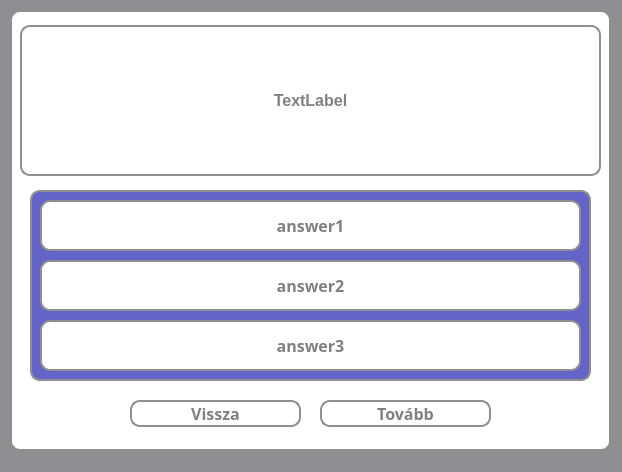
<?xml version="1.0" encoding="UTF-8"?>
<ui version="4.0">
 <class>learningGame</class>
 <widget class="QMainWindow" name="learningGame">
  <property name="geometry">
   <rect>
    <x>0</x>
    <y>0</y>
    <width>622</width>
    <height>472</height>
   </rect>
  </property>
  <property name="windowTitle">
   <string>Kvíz</string>
  </property>
  <property name="styleSheet">
   <string notr="true">* {
	background-color: #8f8f91;
}</string>
  </property>
  <widget class="QWidget" name="centralwidget">
   <widget class="QWidget" name="widget" native="true">
    <property name="geometry">
     <rect>
      <x>10</x>
      <y>10</y>
      <width>601</width>
      <height>441</height>
     </rect>
    </property>
    <property name="styleSheet">
     <string notr="true">* {
	background-color: white;
    border: 2px solid #8f8f91;
    border-radius: 10px;
    color: white;
    font-size: 16px;
    font-weight: bold;
}</string>
    </property>
    <widget class="QWidget" name="widget_2" native="true">
     <property name="geometry">
      <rect>
       <x>20</x>
       <y>180</y>
       <width>561</width>
       <height>191</height>
      </rect>
     </property>
     <property name="styleSheet">
      <string notr="true">* {
	background-color: rgb(100, 100, 200);
	border: 2px solid #8f8f91;
	border-radius: 10px;
	color: white;
	font-size: 16px;
	font-weight: bold;
}</string>
     </property>
     <widget class="QPushButton" name="answer1Button">
      <property name="geometry">
       <rect>
        <x>10</x>
        <y>10</y>
        <width>541</width>
        <height>51</height>
       </rect>
      </property>
      <property name="font">
       <font>
        <family>Corbel</family>
        <pointsize>-1</pointsize>
        <bold>true</bold>
       </font>
      </property>
      <property name="styleSheet">
       <string notr="true">* {
	background-color: white;
	color: grey;
}

*:hover {
	background-color: rgb(120, 120, 220);
	color: white;
}</string>
      </property>
      <property name="text">
       <string>answer1</string>
      </property>
      <property name="checkable">
       <bool>true</bool>
      </property>
     </widget>
     <widget class="QPushButton" name="answer3Button">
      <property name="geometry">
       <rect>
        <x>10</x>
        <y>130</y>
        <width>541</width>
        <height>51</height>
       </rect>
      </property>
      <property name="font">
       <font>
        <family>Corbel</family>
        <pointsize>-1</pointsize>
        <bold>true</bold>
       </font>
      </property>
      <property name="styleSheet">
       <string notr="true">* {
	background-color: white;
	color: grey;
}

*:hover {
	background-color: rgb(120, 120, 220);
	color: white;
}</string>
      </property>
      <property name="text">
       <string>answer3</string>
      </property>
      <property name="checkable">
       <bool>true</bool>
      </property>
     </widget>
     <widget class="QPushButton" name="answer2Button">
      <property name="geometry">
       <rect>
        <x>10</x>
        <y>70</y>
        <width>541</width>
        <height>51</height>
       </rect>
      </property>
      <property name="font">
       <font>
        <family>Corbel</family>
        <pointsize>-1</pointsize>
        <bold>true</bold>
       </font>
      </property>
      <property name="styleSheet">
       <string notr="true">* {
	background-color: white;
	color: grey;
}

*:hover {
	background-color: rgb(120, 120, 220);
	color: white;
}</string>
      </property>
      <property name="text">
       <string>answer2</string>
      </property>
      <property name="checkable">
       <bool>true</bool>
      </property>
     </widget>
    </widget>
    <widget class="QPushButton" name="backButton">
     <property name="geometry">
      <rect>
       <x>120</x>
       <y>390</y>
       <width>171</width>
       <height>27</height>
      </rect>
     </property>
     <property name="font">
      <font>
       <family>Corbel</family>
       <pointsize>-1</pointsize>
       <bold>true</bold>
      </font>
     </property>
     <property name="styleSheet">
      <string notr="true">* {
	background-color: white;
	color: grey;
}

*:hover {
	background-color: rgb(120, 120, 220);
	color: white;
}</string>
     </property>
     <property name="text">
      <string>Vissza</string>
     </property>
    </widget>
    <widget class="QPushButton" name="nextButton">
     <property name="geometry">
      <rect>
       <x>310</x>
       <y>390</y>
       <width>171</width>
       <height>27</height>
      </rect>
     </property>
     <property name="font">
      <font>
       <family>Corbel</family>
       <pointsize>-1</pointsize>
       <bold>true</bold>
      </font>
     </property>
     <property name="styleSheet">
      <string notr="true">* {
	background-color: white;
	color: grey;
}

*:hover {
	background-color: rgb(120, 120, 220);
	color: white;
}</string>
     </property>
     <property name="text">
      <string>Tovább</string>
     </property>
    </widget>
    <widget class="QLabel" name="questionField">
     <property name="geometry">
      <rect>
       <x>10</x>
       <y>15</y>
       <width>581</width>
       <height>151</height>
      </rect>
     </property>
     <property name="styleSheet">
      <string notr="true">* {
	color: grey;
}</string>
     </property>
     <property name="text">
      <string>TextLabel</string>
     </property>
     <property name="alignment">
      <set>Qt::AlignCenter</set>
     </property>
    </widget>
   </widget>
  </widget>
  <widget class="QStatusBar" name="statusbar"/>
 </widget>
 <resources/>
 <connections/>
</ui>
